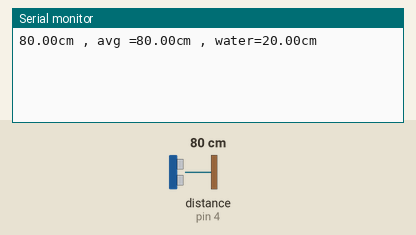
The sketch below on a simulated Arduino Uno, built with avr-gcc and run on an emulated ATmega328P. Shown: the last lines printed to the serial monitor. The test bench sets the inputs (shaded band); at power-on: distance to the obstacle (sensor on pin 4) 80 cm. The echo pulse lasts 58.3 µs per cm.

Above: at 1.2 s.
1.3 s: distance to the obstacle (sensor on pin 4) set to 120 cm
At 3.0 s:
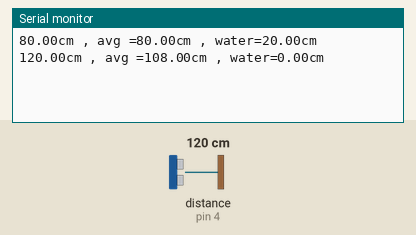
4.3 s: distance to the obstacle (sensor on pin 4) set to 2 cm
At 5.1 s:
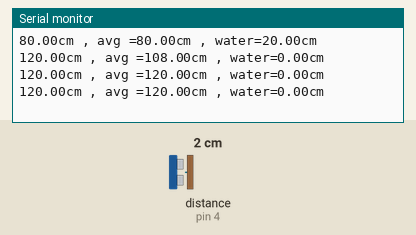
Timing chart, 0 to 7.3 s (numbered marks = the images above; inputs shaded):
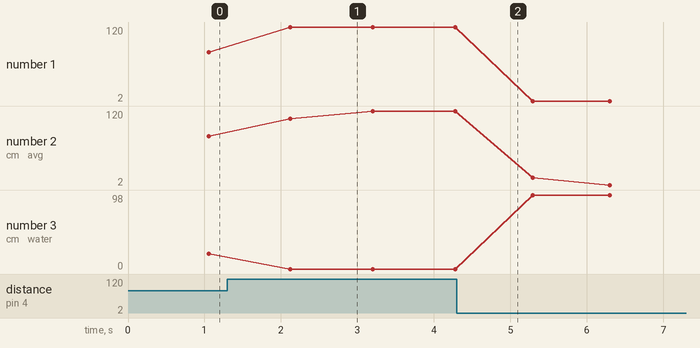

Measured:
- after the input at 1.3 s, the serial monitor: prints a new line after 0.82 s (image 1)
- plotted number 1: 80 → 120 after the input at 1.3 s, 120 → 2 after the input at 4.3 s
- plotted number 2: 80 → 120 after the input at 1.3 s, 120 → 2 after the input at 4.3 s
- plotted number 3: 20 → 0 after the input at 1.3 s, 0 → 98 after the input at 4.3 s

The sketch:

HCSr04_Distanc_basicAverage.ino.ino
```cpp
#include <HCSR04.h>

UltraSonicDistanceSensor distanceSensor(5, 4);  // Trig (D1) 5 / echo (D2) 4.
int indexev = 0;
float sumDistance = 0;
float h_ground_2_sensor = 100; // Ground to censor height

void setup () {
    Serial.begin(9600);  // We initialize serial connection so that we could print values from sensor.
}

void loop () {
    // Every 500 miliseconds, do a measurement using the sensor and print the distance in centimeters.
    float dist=distanceSensor.measureDistanceCm();
    if(dist>0){
      sumDistance = sumDistance + dist;
      indexev = indexev + 1;
      delay(100);
    }
    if(indexev >= 10){
        float avrDistance = sumDistance/10;
        float water_level = h_ground_2_sensor - dist;
        if(water_level <0) water_level =0;
        Serial.print(dist);
        Serial.print("cm , avg =");
        Serial.print(avrDistance);
        Serial.print("cm , water=");
        Serial.print(water_level);
        Serial.println("cm");
        indexev = 0;
        sumDistance = 0;
    }


}
```
